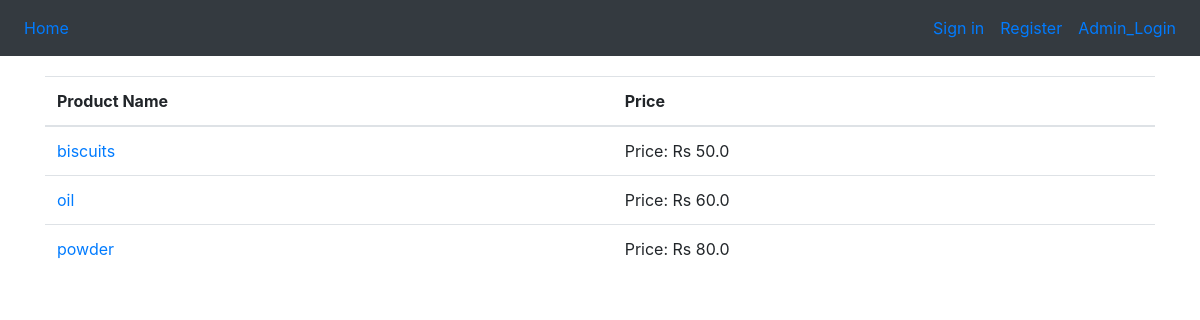
The app's page /shop_by_category?category=others with its own data.
### tables this page shows
CREATE TABLE "products" (
	"productId"	INTEGER,
	"name"	TEXT,
	"price"	REAL,
	"stock"	INTEGER,
	"categoryId"	INTEGER,
	PRIMARY KEY("productId" AUTOINCREMENT),
	FOREIGN KEY("categoryId") REFERENCES "categories"("categoryId")
);

### app.py (the view)
@app.route('/shop_by_category')
def category():
    loggedIn, first_name = getLogindetails()
    category = request.args.get('category')
    print(category)
    with sqlite3.connect('database.db') as conn:
        cur = conn.cursor()
        cur.execute("select products.*, categories.name from products, categories where products.categoryId=categories.categoryId and categories.name='{}'".format(category))
        products = cur.fetchall()
        print(products)
    return render_template('category.html', category = category,loggedIn=loggedIn, first_name=first_name, products=products)

### app.py (called while the page is built, shortened)
def getLogindetails():
    with sqlite3.connect('database.db') as data:
        connection = data.cursor()
        if 'email' not in session:
            loggedIn = False
            first_name = ""
    return (loggedIn, first_name)

### templates/category.html
{% extends "header.html" %}
{% block body %}
<div class="container" style="padding-top:20px;">
  <table class="table">
    <thead>
      <tr>
        <th>Product Name</th>
        <th>Price</th>
      </tr>
    </thead>
    <tbody>
      {% for product in products %}
      <tr>
        <td><a href="{{ url_for('product', product=product[1]) }}">{{ product[1] }}</a></td>
        <td>Price: Rs {{ product[2] }}</td>
      </tr>
      {% endfor %}
    </tbody>
  </table>
</div>
{% endblock %}

### records on screen
products: name "biscuits", price "50.0"
products: name "oil", price "60.0"
products: name "powder", price "80.0"
